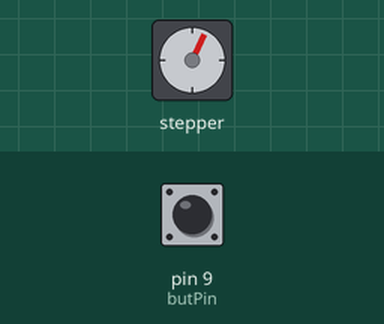
Recording of a sketch running on a simulated Arduino Uno, built with avr-gcc and run on an emulated ATmega328P. Shown: stepper motor. The test bench sets the inputs (shaded band); at power-on: pin 9 (butPin) HIGH. Stepper angles assume 5000 steps per turn.

Above: at 1.2 s.
1.3 s: pin 9 (butPin) pulled LOW for 0.15 s
At 2.06 s:
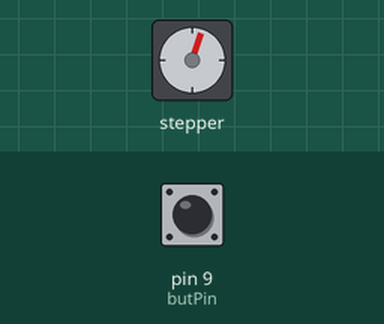
4.4 s: pin 9 (butPin) pulled LOW for 1 s
At 4.86 s:
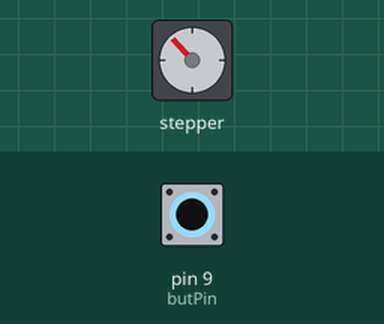
8.4 s: pin 9 (butPin) pulled LOW for 0.15 s
At 8.76 s:
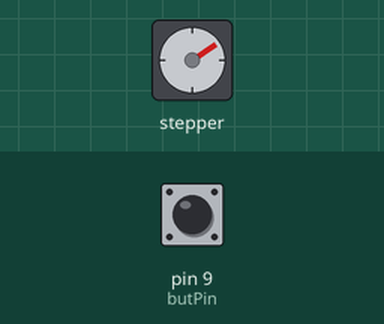
11.5 s: pin 9 (butPin) pulled LOW for 3.2 s
Timing chart, 0 to 24.0 s (numbered marks = the images above; inputs shaded):
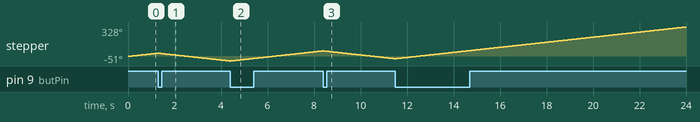

The sketch:

stepperButtons.ino
```cpp
#include <Stepper.h>
int stepsPerRevolution=5000; // specific to a motor
int motSpeed=5; // revolutions per minute 0-ten

int butPin=9;
int butNew;
int butOld=1;
int motDir=1; // Motor direction 1--> clockwise movement -1--> anticlockwise

int dt=500;

Stepper myStepper(stepsPerRevolution, 5,6,7,8); // stepper object takes in steps and pin sequence

void setup() {
  // put your setup code here, to run once:
  Serial.begin(9600);
  myStepper.setSpeed(motSpeed);
  pinMode(butPin,INPUT);

}

void loop() {
  // put your main code here, to run repeatedly:
  butNew = digitalRead(butPin);
  if (butOld==1 && butNew==0){
    motDir=motDir*(-1);
  }
  myStepper.step(motDir*1);
  butOld=butNew;
}
```
